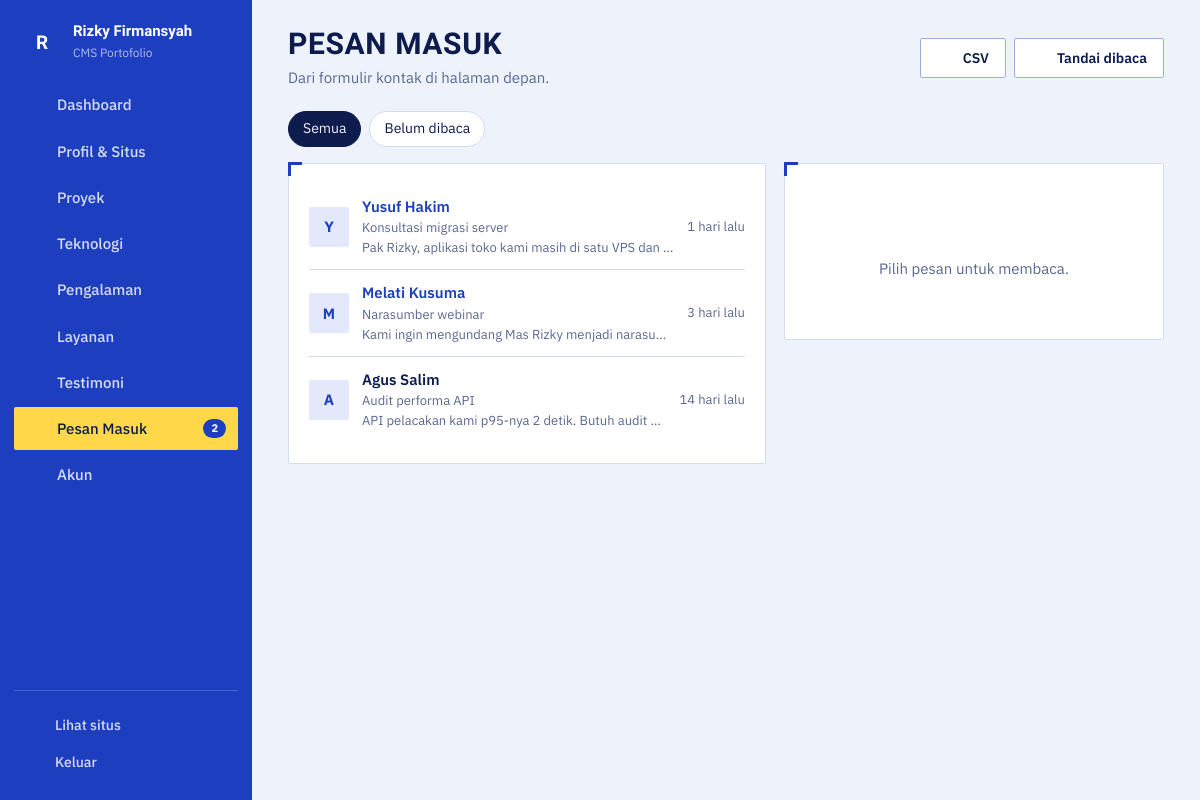
The app's page /index.php?page=pesan (signed in) with its own data.
### tables this page shows
CREATE TABLE pesan (
  id INT AUTO_INCREMENT PRIMARY KEY,
  nama VARCHAR(100) NOT NULL,
  email VARCHAR(150) NOT NULL,
  subjek VARCHAR(150) NOT NULL DEFAULT '',
  isi TEXT NOT NULL,
  anggaran VARCHAR(40) NOT NULL DEFAULT '',
  ip VARCHAR(45) NOT NULL DEFAULT '',
  dibaca TINYINT(1) NOT NULL DEFAULT 0,
  created_at DATETIME NOT NULL DEFAULT CURRENT_TIMESTAMP,
  INDEX (ip, created_at)
);

### index.php (called while the page is built, shortened)
<?php
require __DIR__ . '/includes/bootstrap.php';
$admin = [
    'login'         => 'pages/admin/login.php',
    'logout'        => 'pages/admin/logout.php',
    'dashboard'     => 'pages/admin/dashboard.php',
    'profil'        => 'pages/admin/profil.php',
    'kelola-proyek' => 'pages/admin/proyek.php',
    'proyek-form'   => 'pages/admin/proyek-form.php',
    'teknologi'     => 'pages/admin/teknologi.php',
    'pengalaman'    => 'pages/admin/pengalaman.php',
    'layanan'       => 'pages/admin/layanan.php',
    'testimoni'     => 'pages/admin/testimoni.php',
    'pesan'         => 'pages/admin/pesan.php',
    'akun'          => 'pages/admin/akun.php',
];
$page = (string) ($_GET['page'] ?? 'beranda');
require __DIR__ . '/' . $admin[$page];

### pages/admin/pesan.php (the view, shortened to what this page needs)
<?php
$buka = isset($_GET['id']) ? q('SELECT * FROM pesan WHERE id = ?', [(int) $_GET['id']])->fetch() : null;
$filter = ($_GET['f'] ?? '') === 'baru';
$list = q('SELECT * FROM pesan' . ($filter ? ' WHERE dibaca = 0' : '') . ' ORDER BY created_at DESC LIMIT 200')->fetchAll();
$actions = '<a class="btn" href="' . url('pesan', ['unduh' => 'csv']) . '">' . icon('download', 18) . ' CSV</a><form method="post">' . csrf_field() . '<button class="btn" name="aksi" value="semua">' . icon('check', 18) . ' Tandai dibaca</button></form>';
require ROOT . '/includes/admin_header.php';
?>
<div class="chips"><a class="chip <?= $filter ? '' : 'on' ?>" href="<?= url('pesan') ?>">Semua</a><a class="chip <?= $filter ? 'on' : '' ?>" href="<?= url('pesan', ['f' => 'baru']) ?>">Belum dibaca</a></div>
<div class="grid-side inbox">
    <section class="card">
        <ul class="rows">
            <?php foreach ($list as $m): ?>
                <li class="<?= $m['dibaca'] ? '' : 'unread' ?> <?= $buka && $buka['id'] == $m['id'] ? 'sel' : '' ?>"><a class="row-link" href="<?= url('pesan', ['id' => $m['id']] + ($filter ? ['f' => 'baru'] : [])) ?>"><span class="av"><?= e(mb_strtoupper(mb_substr($m['nama'], 0, 1))) ?></span><div class="grow"><b><?= e($m['nama']) ?></b><small><?= e($m['subjek'] ?: 'Tanpa subjek') ?></small><small class="clip muted"><?= e(mb_strimwidth($m['isi'], 0, 80, '…')) ?></small></div><small class="muted nowrap"><?= waktu_lalu($m['created_at']) ?></small></a></li>
            <?php endforeach; ?>
        </ul>
    </section>
    <section class="card sticky">
        <?php if ($buka): ?>
            <div class="card-h"><h2><?= e($buka['subjek'] ?: 'Tanpa subjek') ?></h2></div>
            <p><b><?= e($buka['nama']) ?></b> &lt;<?= e($buka['email']) ?>&gt;<br><small class="muted"><?= tgl($buka['created_at']) ?>, <?= date('H.i', strtotime($buka['created_at'])) ?> WIB<?= $buka['anggaran'] ? ' · Anggaran: ' . e($buka['anggaran']) : '' ?></small></p>
            <div class="msg-body"><?= nl2br(e($buka['isi'])) ?></div>
            <div class="btn-row">
                <a class="btn btn-main" href="mailto:<?= e(rawurlencode($buka['email'])) ?>?subject=<?= e(rawurlencode('Re: ' . ($buka['subjek'] ?: 'Pesan dari portofolio'))) ?>"><?= icon('send', 17) ?> Balas email</a>
                <form method="post"><?= csrf_field() ?><input type="hidden" name="id" value="<?= $buka['id'] ?>"><button class="btn" name="aksi" value="belum"><?= icon('mail', 17) ?> Tandai belum dibaca</button></form>
                <form method="post" onsubmit="return confirm('Hapus pesan ini?')"><?= csrf_field() ?><input type="hidden" name="id" value="<?= $buka['id'] ?>"><button class="btn danger" name="aksi" value="hapus"><?= icon('trash-2', 17) ?> Hapus</button></form>
            </div>
        <?php else: ?>
            <p class="empty"><?= icon('inbox', 28) ?><br>Pilih pesan untuk membaca.</p>
        <?php endif; ?>
    </section>
</div>
<?php require ROOT . '/includes/admin_footer.php';

### assets/css/admin.css (style rules this page uses)
:root { --bg:#eef2fb;--card:#ffffff;--field:#f7f9ff;--ink:#0d1b4d;--muted:#5b6890; --line:#d3dbf0;--line-strong:#9fb0dc;--acc:#1d3fbf;--acc-ink:#1d3fbf;--acc-border:#1d3fbf;--on-acc:#ffffff;--acc-soft:#e3e9fb; --side:#1d3fbf;--side-ink:#ffffff;--side-hover:#2a4bcc;--side-on:#ffd84a;--side-on-ink:#0d1b4d;--side-line:#4561d1;--side-border:0; --danger:#c62828;--err-bg:#fde8e8;--ok-bg:#fff7d1;--ok-ink:#5a4600;--ok-line:#e6c13b; --r:2px;--r-sm:2px;--r-xs:1px;--bw:1.5px;--card-shadow:none;--btn-shadow:none; --f-head:'Big Shoulders Display',sans-serif;--f-body:'IBM Plex Sans',sans-serif; }
.card { position:relative }
.card::before { content:'';position:absolute;top:-1.5px;left:-1.5px;width:14px;height:14px;border-top:3px solid var(--acc);border-left:3px solid var(--acc) }
*,*::before,*::after { box-sizing:border-box }
html { -webkit-text-size-adjust:100% }
body.adm { margin:0;background:var(--bg);color:var(--ink);font:15px/1.55 var(--f-body);min-height:100vh }
a { color:var(--acc-ink) }
.muted { color:var(--muted) }
.nowrap { white-space:nowrap }
.grow { flex:1;min-width:0 }
.adm-acts form { margin:0 }
.btn { display:inline-flex;align-items:center;gap:8px;padding:10px 16px;border-radius:var(--r-sm);border:var(--bw) solid var(--line-strong);background:var(--card);color:var(--ink);font:600 14px var(--f-body);cursor:pointer;text-decoration:none;white-space:nowrap;transition:transform .15s }
.card { background:var(--card);border:var(--bw) solid var(--line);border-radius:var(--r);padding:20px;box-shadow:var(--card-shadow);min-width:0 }
.card+.card { margin-top:18px }
.grid-side { display:grid;grid-template-columns:minmax(0,1fr) 380px;gap:18px;align-items:start }
.grid-side .card+.card { margin-top:0 }
.sticky { position:sticky;top:20px }
.rows { list-style:none;margin:0;padding:0 }
.rows li { display:flex;align-items:center;gap:13px;padding:11px 0;border-bottom:1px solid var(--line) }
.rows li:last-child { border-bottom:0 }
.rows li b { display:block;font-weight:600 }
.rows li small { display:block;color:var(--muted);font-size:13px }
.rows li.unread b { color:var(--acc-ink) }
.row-link { display:flex;align-items:center;gap:13px;flex:1;min-width:0;color:inherit;text-decoration:none }
.clip { overflow:hidden;text-overflow:ellipsis;white-space:nowrap }
.av,.logo-box { width:40px;height:40px;flex:none;display:grid;place-items:center;border-radius:var(--r-sm);background:var(--acc-soft);color:var(--acc-ink);font-weight:700 }
.empty { color:var(--muted);text-align:center;padding:24px 10px }
.chips { display:flex;gap:8px;flex-wrap:wrap;margin-bottom:16px }
.chip { padding:6px 14px;border-radius:99px;border:var(--bw) solid var(--line);text-decoration:none;color:var(--ink);font-size:14px;background:var(--card) }
.chip.on { background:var(--ink);color:var(--bg);border-color:var(--ink) }

### records on screen
pesan: nama "Y", nama "Yusuf Hakim", subjek "Konsultasi migrasi server", isi "Pak Rizky, aplikasi toko kami masih di satu VPS dan…", created_at "1 hari lalu"
pesan: nama "M", nama "Melati Kusuma", subjek "Narasumber webinar", isi "Kami ingin mengundang Mas Rizky menjadi narasu…", created_at "3 hari lalu"
pesan: nama "A", nama "Agus Salim", subjek "Audit performa API", isi "API pelacakan kami p95-nya 2 detik. Butuh audit…", created_at "14 hari lalu"

### other values on screen
mb_strtoupper(mb_substr(setting('nama', 'P'), 0, 1)) "R"
setting('nama') "Rizky Firmansyah"
$l "Dashboard"
$l "Profil & Situs"
$l "Proyek"
$l "Teknologi"
$l "Pengalaman"
$l "Layanan"
$l "Testimoni"
$l "Pesan Masuk"
$n "2"
$l "Akun"
$title "PESAN MASUK"
$sub "Dari formulir kontak di halaman depan."
